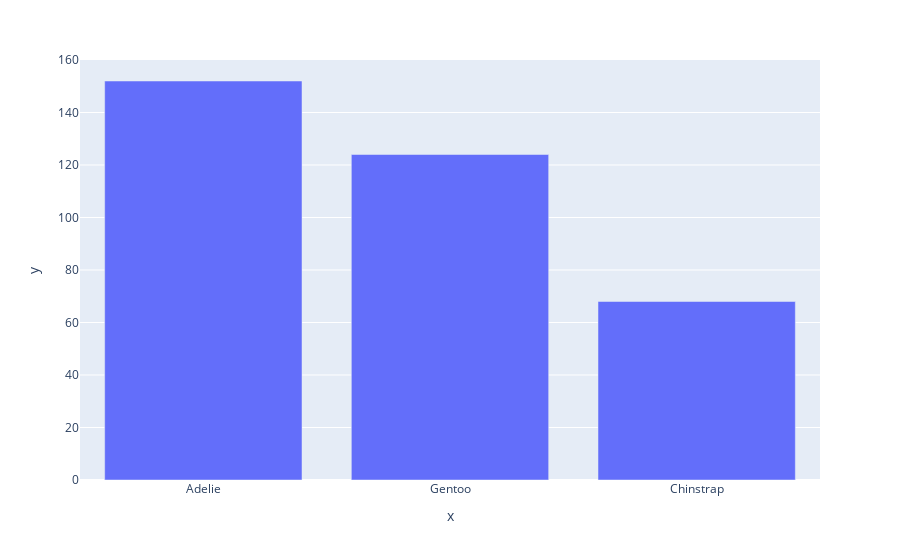

Here is the notebook cell this chart was saved with:
### Code cell
fig.show()

### Figure 1 — Plotly figure (JSON) as saved in the notebook; plotly's stock layout.template omitted (floating-point values rounded to 4 significant figures)
{"data": [{"alignmentgroup": "True", "hovertemplate": "x=%{x}<br>y=%{y}<extra></extra>", "legendgroup": "", "marker": {"color": "#636efa", "pattern": {"shape": ""}}, "name": "", "offsetgroup": "", "orientation": "v", "showlegend": false, "textposition": "auto", "type": "bar", "x": ["Adelie", "Gentoo", "Chinstrap"], "xaxis": "x", "y": [152, 124, 68], "yaxis": "y"}], "layout": {"barmode": "relative", "legend": {"tracegroupgap": 0}, "margin": {"t": 60}, "xaxis": {"anchor": "y", "domain": [0, 1], "title": {"text": "x"}}, "yaxis": {"anchor": "x", "domain": [0, 1], "title": {"text": "y"}}}}
